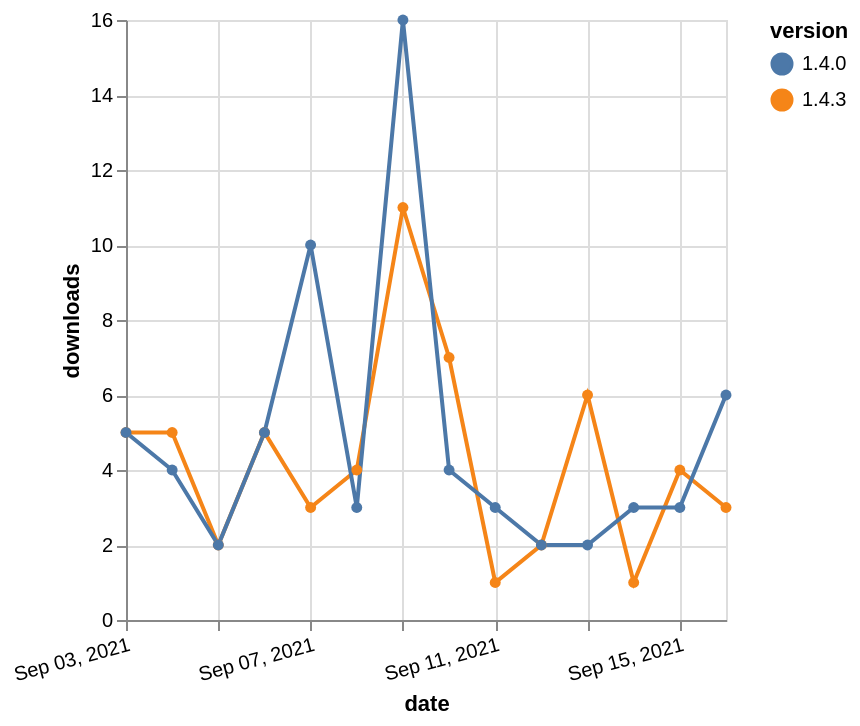

Write the Vega-Lite specification saved for this chart.
### Vega-Lite specification from a JSON file in a GitHub repository (floating-point values rounded to 4 significant figures)
{"$schema": "https://vega.github.io/schema/vega-lite/v5.json", "description": "A simple bar chart with embedded data.", "data": {"values": [{"date": "2021-09-03", "total": 1696, "delta": 5, "version": "1.4.3"}, {"date": "2021-09-04", "total": 1701, "delta": 5, "version": "1.4.3"}, {"date": "2021-09-05", "total": 1703, "delta": 2, "version": "1.4.3"}, {"date": "2021-09-06", "total": 1708, "delta": 5, "version": "1.4.3"}, {"date": "2021-09-07", "total": 1711, "delta": 3, "version": "1.4.3"}, {"date": "2021-09-08", "total": 1715, "delta": 4, "version": "1.4.3"}, {"date": "2021-09-09", "total": 1726, "delta": 11, "version": "1.4.3"}, {"date": "2021-09-10", "total": 1733, "delta": 7, "version": "1.4.3"}, {"date": "2021-09-11", "total": 1734, "delta": 1, "version": "1.4.3"}, {"date": "2021-09-12", "total": 1736, "delta": 2, "version": "1.4.3"}, {"date": "2021-09-13", "total": 1742, "delta": 6, "version": "1.4.3"}, {"date": "2021-09-14", "total": 1743, "delta": 1, "version": "1.4.3"}, {"date": "2021-09-15", "total": 1747, "delta": 4, "version": "1.4.3"}, {"date": "2021-09-16", "total": 1750, "delta": 3, "version": "1.4.3"}, {"date": "2021-09-03", "total": 16470, "delta": 5, "version": "1.4.0"}, {"date": "2021-09-04", "total": 16474, "delta": 4, "version": "1.4.0"}, {"date": "2021-09-05", "total": 16476, "delta": 2, "version": "1.4.0"}, {"date": "2021-09-06", "total": 16481, "delta": 5, "version": "1.4.0"}, {"date": "2021-09-07", "total": 16491, "delta": 10, "version": "1.4.0"}, {"date": "2021-09-08", "total": 16494, "delta": 3, "version": "1.4.0"}, {"date": "2021-09-09", "total": 16510, "delta": 16, "version": "1.4.0"}, {"date": "2021-09-10", "total": 16514, "delta": 4, "version": "1.4.0"}, {"date": "2021-09-11", "total": 16517, "delta": 3, "version": "1.4.0"}, {"date": "2021-09-12", "total": 16519, "delta": 2, "version": "1.4.0"}, {"date": "2021-09-13", "total": 16521, "delta": 2, "version": "1.4.0"}, {"date": "2021-09-14", "total": 16524, "delta": 3, "version": "1.4.0"}, {"date": "2021-09-15", "total": 16527, "delta": 3, "version": "1.4.0"}, {"date": "2021-09-16", "total": 16533, "delta": 6, "version": "1.4.0"}]}, "width": "container", "mark": {"type": "line", "point": {"filled": true}}, "encoding": {"x": {"field": "date", "type": "temporal", "timeUnit": "yearmonthdate", "title": "date", "axis": {"labelAngle": -15}}, "y": {"field": "delta", "type": "quantitative", "title": "downloads"}, "color": {"field": "version", "type": "nominal"}, "tooltip": {"field": "delta"}}}
